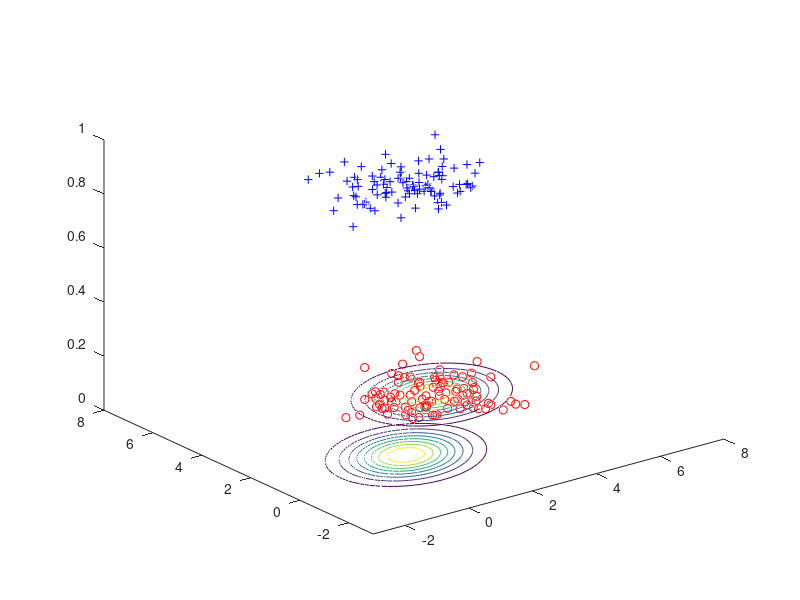

Source code (MATLAB):
%%%%%%%%%%%%%%%%%%%%%%%% GDA
m=200;
n=2;
rp=mvnrnd([1,1],[1 0; 0 1],m/2);
rn=mvnrnd([4,4],[1 0; 0 1],m/2);
y=[ones(m/2,1); zeros(m/2,1)];
figure, hold off
plot3(rp(:,1),rp(:,2),y(1:m/2,1),'b+')
hold on
plot3(rn(:,1),rn(:,2),y(m/2+1:m,1),'ro')

phi=length(find(y==1))/m;
mu_0=sum(rn)/length(find(y==0));
mu_1=sum(rp)/length(find(y==1));
X=[rp;rn];
X_mu1=X(y==1,:)-mu_1;
X_mu2=X(y==0,:)-mu_0;
X_mu=[X_mu1;X_mu1];
sigma=(X_mu'*X_mu)/m;
[x1,y1]=meshgrid(linspace(-3,8,100)',linspace(-3,8,100)');
X1=[x1(:),y1(:)];
z1=mvnpdf(X1,mu_1,sigma);
contour(x1,y1,reshape(z1,100,100),8)
hold on
z2=mvnpdf(X1,mu_0,sigma);
contour(x1,y1,reshape(z2,100,100),8)


